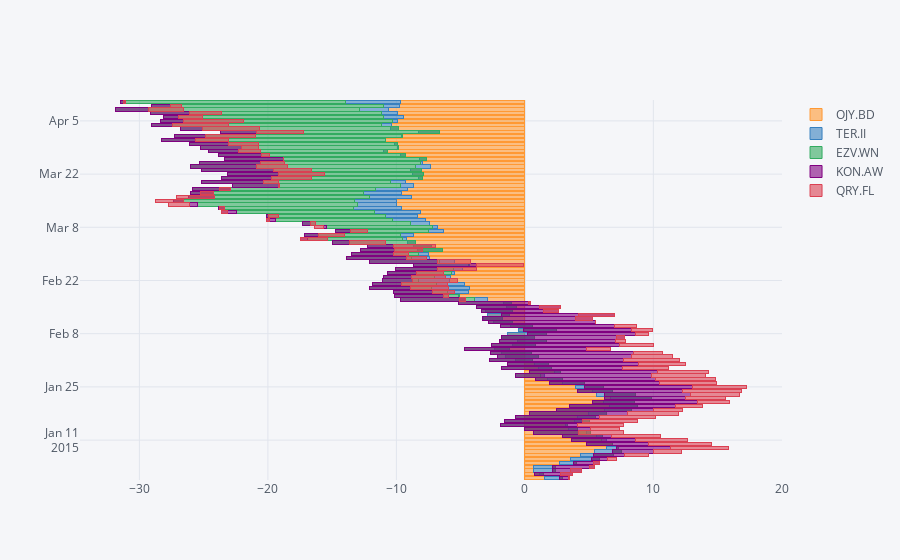

Notebook cell for this chart:
### Code cell
df.iplot(kind='barh', barmode='stack')
